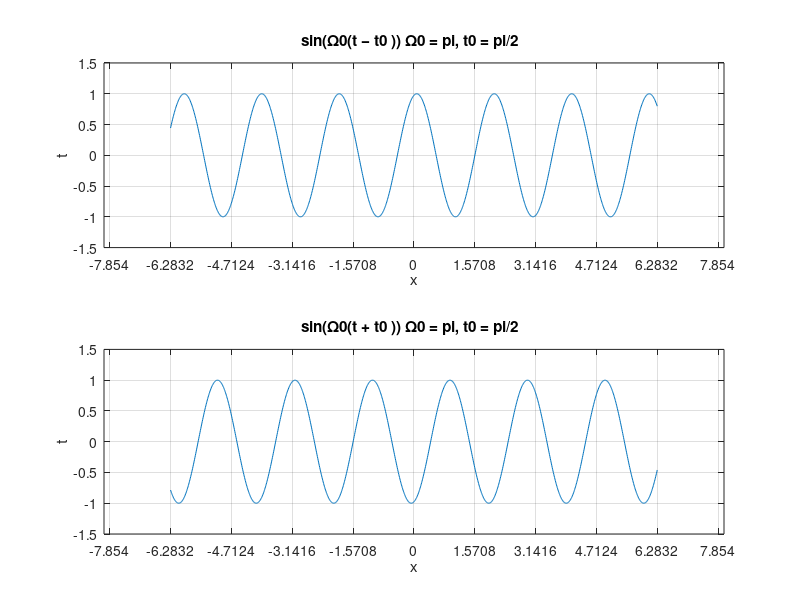

Write MATLAB code to recreate this figure.
clc
clear

omega0 = pi;
t0 = pi/2;

t = -2*pi:0.01:2*pi;

y = sin(omega0*(t - t0));
subplot(2,1,1);
plot(t,y);
grid on;
title('sin(Ω0(t − t0 )) {Ω0 = pi, t0 = pi/2 } ');
xlabel('x');
ylabel('t');
ylim([-1.5,1.5]);
xticks(-3*pi:pi/2:3*pi);

y = sin(omega0*(t + t0));
subplot(2,1,2);
plot(t,y);
grid on;
title('sin(Ω0(t + t0 )) {Ω0 = pi, t0 = pi/2 } ');
xlabel('x');
ylabel('t');
ylim([-1.5,1.5]);
xticks(-3*pi:pi/2:3*pi);